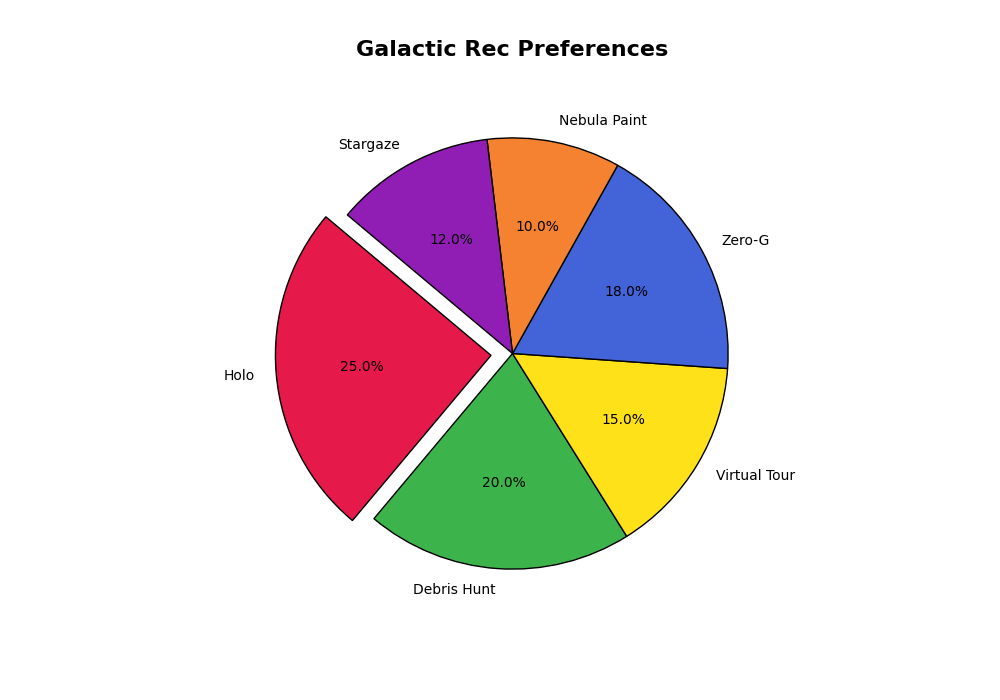

Generate this figure with Python:
import matplotlib.pyplot as plt

activities = [
    "Holo", 
    "Debris Hunt", 
    "Virtual Tour", 
    "Zero-G", 
    "Nebula Paint", 
    "Stargaze"
]
popularity_percentages = [25, 20, 15, 18, 10, 12]
new_colors = ['#e6194b', '#3cb44b', '#ffe119', '#4363d8', '#f58231', '#911eb4']

fig, ax1 = plt.subplots(figsize=(10, 7))

ax1.pie(popularity_percentages, labels=activities, autopct='%1.1f%%', startangle=140, colors=new_colors,
        explode=[0.1, 0, 0, 0, 0, 0], wedgeprops=dict(edgecolor='black'))

ax1.set_title("Galactic Rec Preferences", fontsize=16, fontweight='bold', pad=20)

plt.show()
